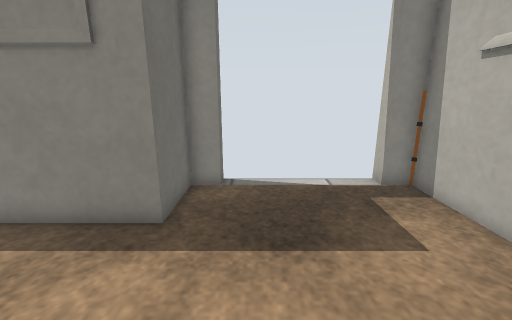
View 1 (above)

15 first-person views from a walk through a robot-simulator world made for Gazebo. The camera is 0.86 m above the floor, tilts 14° down and sees 90° across. The floor is counted in squares, 0.25 m on a side. Each view is taken from the middle of a square. On the plan, view 1 faces up. The plan holds only what a view shows up to about 20 squares ahead; the rest is blank. The place goes on beyond the plan. Simple shapes stand in for some stock models. Some surface patterns are stand-ins.

View 2
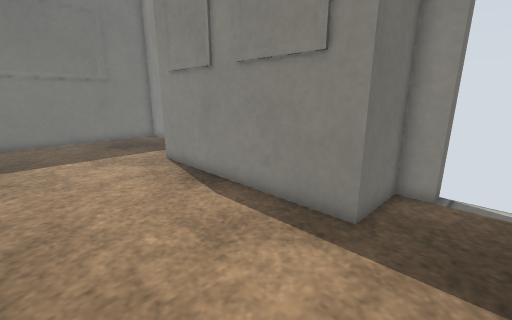

View 3
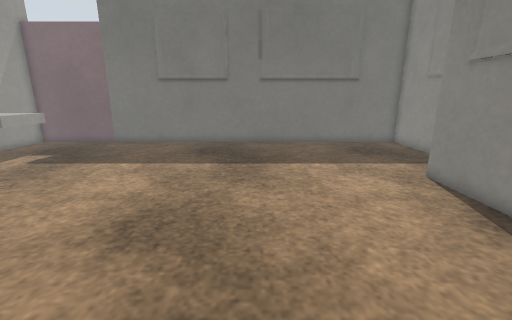

View 4
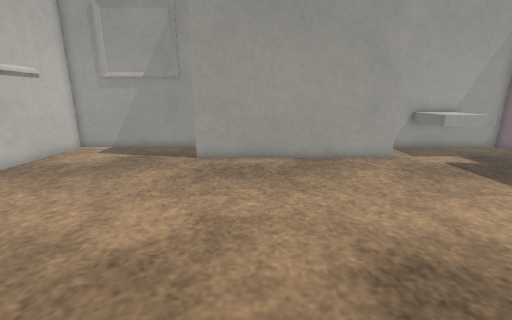

View 5
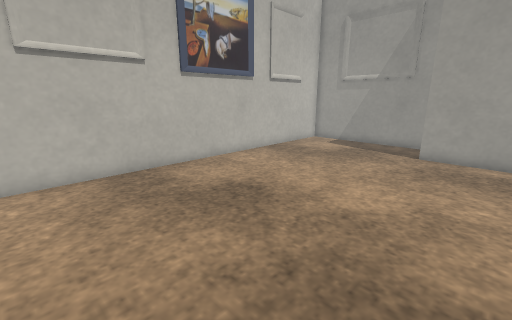

View 6
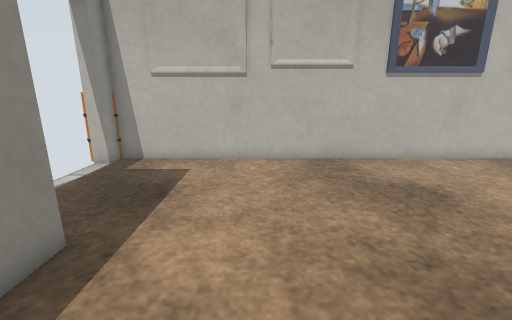

View 7
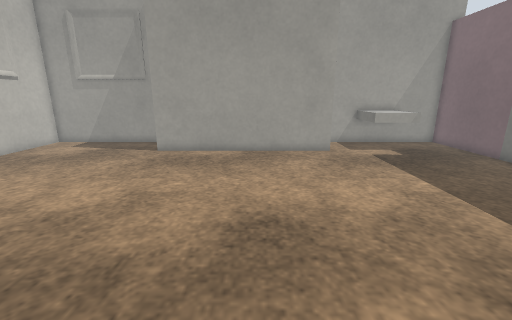

View 8
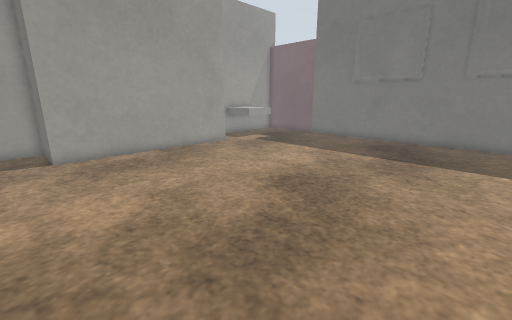

View 9
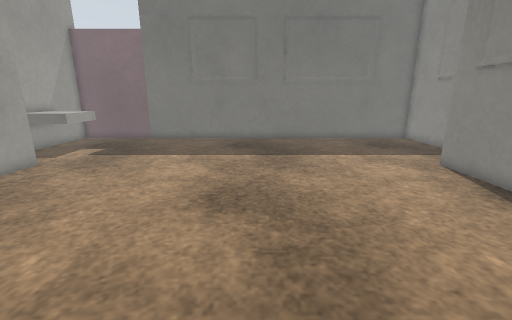

View 10
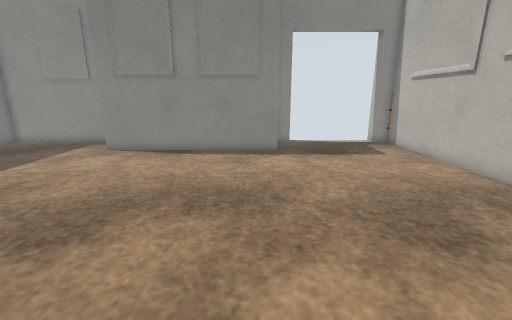

View 11
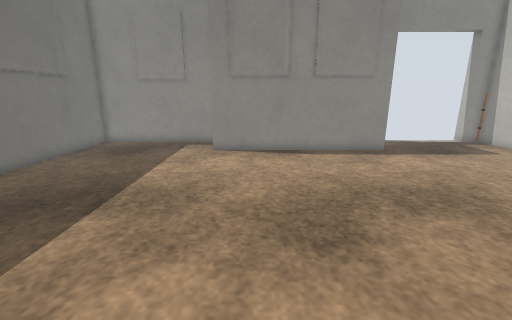

View 12
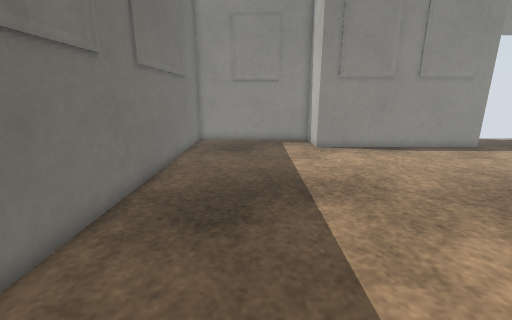

View 13
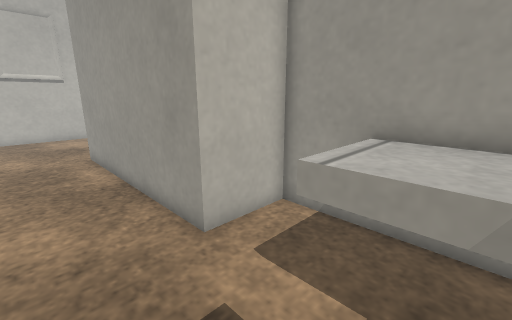

View 14
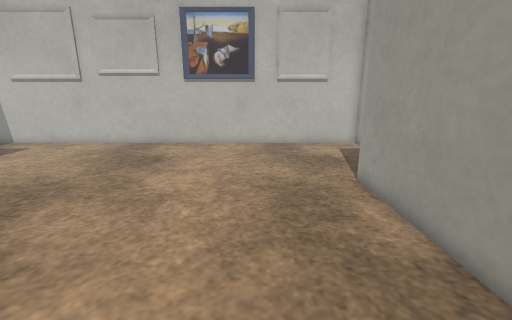

View 15
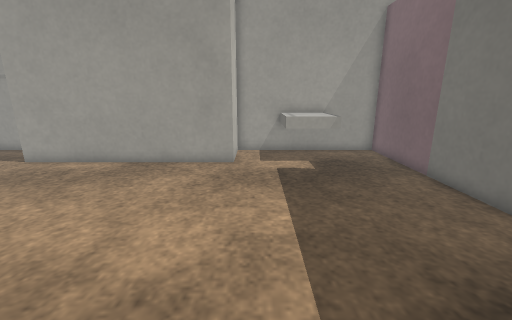

### Floor plan
Points are (right, up) in squares from view 1. A wall is a line through its corners. A room is listed if a view was taken in it or the views show most of it. See-through windows are left out.
Room 1 (views 1, 2, 3, 4, 5, 6, 7, 8, 9, 10, 11, 12, 13, 14, 15)
walls: (-1.4, 10.6) (-1.4, 9.7) (-2.6, 9.7) (-2.6, 6.5) (-13.8, 6.5) (-13.8, 9.7) (-22.6, 9.7) (-22.6, -17.5) (-13.8, -17.5) (-13.8, -14.3) (-2.6, -14.3) (-2.6, -17.5) (6.2, -17.5) (6.2, 9.7) (5, 9.7) (5, 10.5)
low walls: (-19.5, -14.3) (-16.6, -14.3) (-16.6, -17.5)

Where each view was taken, in squares from view 1:
view 1: 0 up, 0 right, facing up
view 2: 0 up, 0 right, facing up-left
view 3: 1 down, 3 left, facing left
view 4: 0 up, 6 left, facing down
view 5: 2 up, 6 left, facing down-right
view 6: 2 up, 8 left, facing right
view 7: 2 up, 9 left, facing down
view 8: 2 up, 1 left, facing down-left
view 9: 3 down, 1 left, facing left
view 10: 10 down, 4 left, facing up
view 11: 10 down, 11 left, facing up
view 12: 11 down, 18 left, facing up
view 13: 11 down, 19 left, facing down-right
view 14: 10 down, 13 left, facing right
view 15: 1 down, 15 left, facing down
